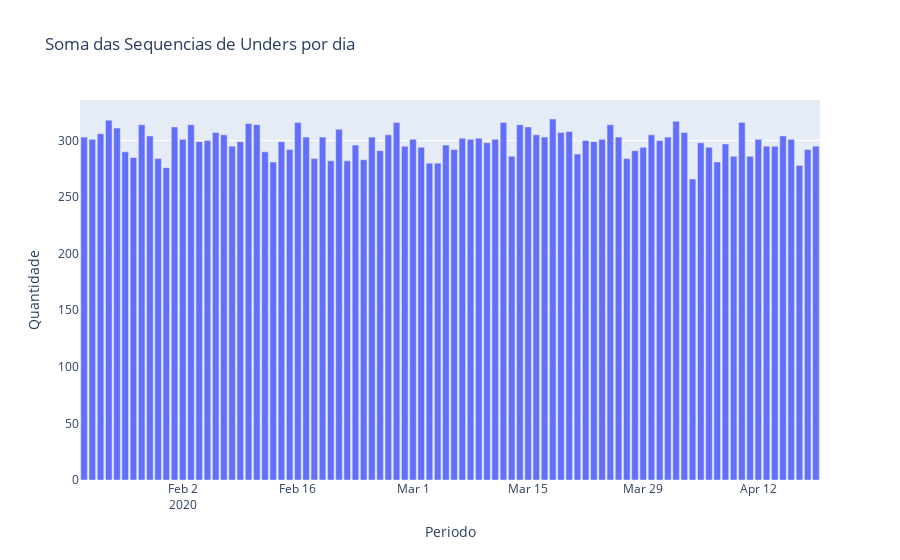

Notebook code cell kept with this figure:
### Code cell
data = [go.Bar(x=unders_por_dia.index, y=unders_por_dia.values)]

configuracoes_layout =  go.Layout(title='Soma das Sequencias de Unders por dia', yaxis={'title':'Quantidade'}, xaxis={'title': 'Periodo'})

figura = go.Figure(data=data, layout=configuracoes_layout)

py.iplot(figura)
